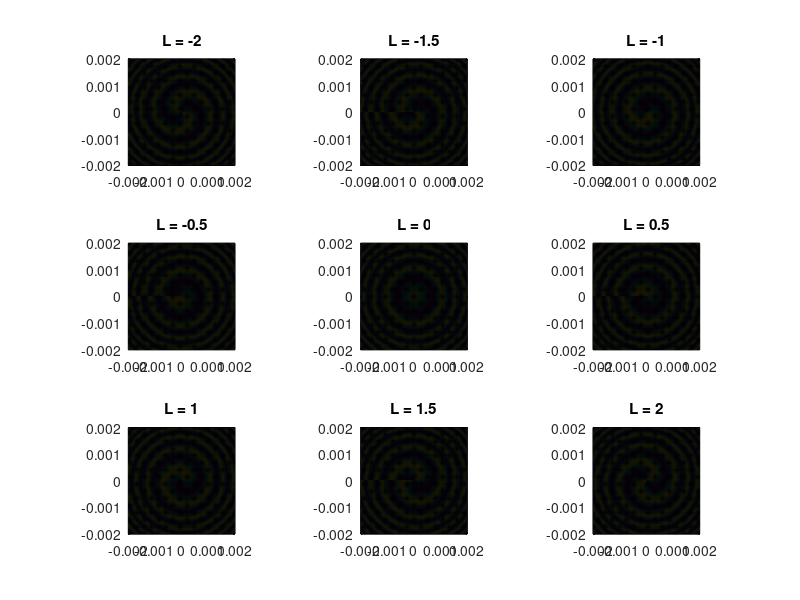

MATLAB code for this plot:
clear;
N=100;
lambda=6.328e-7;
k=2*pi/lambda;    %波数
x=linspace(-0.002,0.002,N);
y=linspace(-0.002,0.002,N);
[X,Y]=meshgrid(x,y);
[theta,r]=cart2pol(X,Y);
s=1;
for L=-2:0.5:2
    subplot(3,3,s)
    E1=exp(1i*k*sqrt(r.*r+1))./sqrt(r.*r+1);
    E2=exp(1i*L*theta);
    E=E1+E2;
    I=E.*conj(E);
    pcolor(X,Y,I);
    axis square;
    title(['L = ',num2str(L)]);
    s=s+1;
end